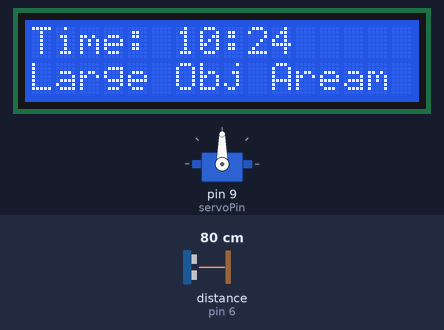
This sketch was run on a simulated Arduino Uno, built with avr-gcc and run on an emulated ATmega328P. Shown: 16×2 character LCD, servo. Wiring (inferred from the names in the program): ultrasonic range finder: trigger pin 7; echo pin 6. The inputs (shaded band) are chosen by the test bench; at power-on: distance to the obstacle (sensor on pin 6) 80 cm. The echo pulse lasts 58.3 µs per cm; the local clock reads 2024-03-15 10:24:30 at power-on unless the sketch sets it; what the sketch prints to the serial monitor is not drawn.

Above: at 3.3 s.
3.4 s: distance to the obstacle (sensor on pin 6) set to 13 cm
9.8 s: distance to the obstacle (sensor on pin 6) set to 9 cm
At 11.7 s:
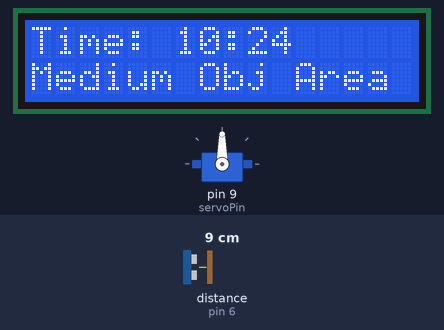
17.5 s: distance to the obstacle (sensor on pin 6) set to 7 cm
21.4 s: distance to the obstacle (sensor on pin 6) set to 4 cm
At 25.6 s:
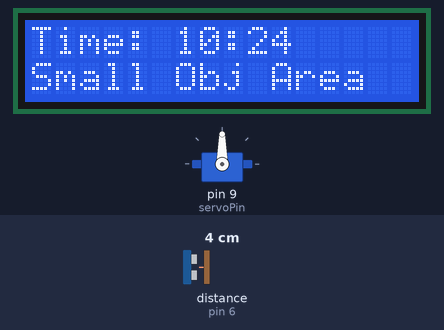
29.1 s: distance to the obstacle (sensor on pin 6) set to 120 cm
At 31.2 s:
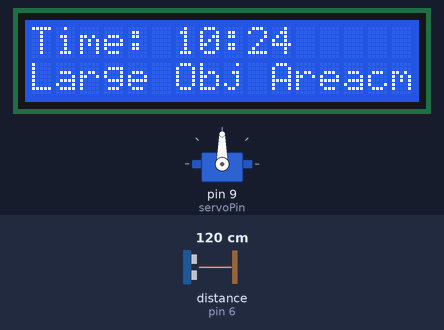
Timing chart, 0 to 36.3 s (numbered marks = the images above; inputs shaded):
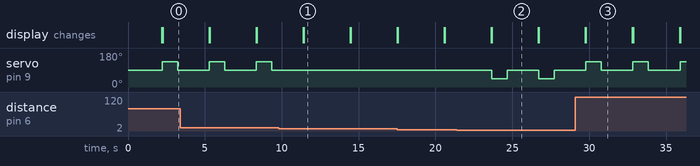

Measured:
- the behaviour switches between 12 and 11 cm on distance to the obstacle (sensor on pin 6) (found by bisection; images 0 and 1)
- the behaviour switches between 6 and 5 cm on distance to the obstacle (sensor on pin 6) (found by bisection; images 1 and 2)
- after the input at 9.8 s, servo on pin 9 (servoPin): stops changing and stays 90°; the display: first differs from a run without the input after 1.6 s (image 1)
- after the input at 21.4 s, servo on pin 9 (servoPin): alternates 90° for 2.0 s and 45° for 1.0 s, starting after 2.3 s; the display: first differs from a run without the input after 2.3 s (image 2)
- after the input at 29.1 s, the display: first differs from a run without the input after 0.69 s (image 3)
- by itself, servo on pin 9 (servoPin): alternates 135° for 1.0 s and 90° for 2.1 s
- what the display in image 1 shows lasts 3.1 s, from 11.4 s to 14.5 s

The sketch:

simulation_group4.ino
```cpp
#include <Wire.h>
#include <RTClib.h>  // Library for DS3231 RTC
#include <Servo.h>   // Library for controlling the servo motor
#include <LiquidCrystal_I2C.h> // Library for I2C-based 16x2 LCD display

// Ultrasonic Sensor Pins
const int trigPin = 7; // Trigger pin
const int echoPin = 6; // Echo pin

#define s3 3;  // S3 (GPIO 2)
#define s1 4;        // S1 (GPIO 4)

const int analog1 = s1;
const int analog2 = s3;

// Servo Motor Pin
Servo myServo;
const int servoPin = 9;

// RTC Object
RTC_DS3231 rtc;

// LCD Object (I2C Address 0x27, 16 columns, 2 rows)
LiquidCrystal_I2C lcd(0x20, 16, 2);

// Threshold distances for sorting (in cm)
const int smallObject = 5;  // Small object: less than 5 cm
const int mediumObject = 10; // Medium object: 5–10 cm
const int largeObject = 15;  // Large object: greater than 10 cm

void setup() {
    lcd.init();
    lcd.backlight();
    lcd.setCursor(0, 0);
    lcd.print("welcome");
    lcd.setCursor(0, 1);
    lcd.print("AUTOMATION SORTING");
  // Initialize Serial Monitor
  Serial.begin(9600);

int analogValue1 = analogRead(analog1);  // Read from S1 (GPIO 4)
int analogValue2 = analogRead(analog2);  // Read from S3 (GPIO 2)

  // Initialize Ultrasonic Sensor Pins
  pinMode(trigPin, OUTPUT);
  pinMode(echoPin, INPUT);

  // Initialize Servo Motor
  myServo.attach(servoPin);
  myServo.write(90); // Initial position of the servo

  // Initialize RTC
  // Wire.begin(S1, S3);
  if (!rtc.begin()) {
    Serial.println("Couldn't find RTC");
    lcd.print("Couldn't find RTC");
    while (1);
  }
  if (rtc.lostPower()) {
    rtc.adjust(DateTime(F(__DATE__), F(__TIME__))); // Set RTC to current date/time
  }

  // Initialize LCD
  lcd.init();
  lcd.backlight();
    lcd.setCursor(0, 0);
  lcd.print("WELCOME TO ");
  lcd.setCursor(0, 1);
  lcd.print("Sorting System");
  delay(2000);
  lcd.clear();
}

void loop() {
  DateTime now = rtc.now(); // Get the current time from RTC
  lcd.setCursor(0, 0);
  lcd.print("Time: ");
  lcd.print(now.hour());
  lcd.print(":");
  lcd.print(now.minute());
  lcd.print(" ");

  // Example: System operates between 8:00 AM and 6:00 PM
  if (now.hour() >= 8 && now.hour() < 18) {
    lcd.setCursor(0, 0);
    // lcd.print("WELCOME");
    lcd.setCursor(0, 1);
    lcd.print("System Active ");
    Serial.println("System Active");

    // Measure distance using Ultrasonic Sensor
    long distance = measureDistance();
    Serial.print("Distance: ");
    Serial.print(distance);
    Serial.println(" cm");

    // Display the distance on LCD
    lcd.setCursor(0, 1);
    lcd.print("Distance: ");
    lcd.print(distance);
    lcd.print(" cm  ");

    // Sort objects based on size
    if (distance < smallObject) {
      sortObject(0); // Bin 0 for small objects
    } else if (distance >= smallObject && distance <= mediumObject) {
      sortObject(1); // Bin 1 for medium objects
    } else if (distance > mediumObject) {
      sortObject(2); // Bin 2 for large objects
    }
  } else {
    lcd.setCursor(0, 0);
    lcd.print("System Inactive ");
    lcd.setCursor(0, 1);
    lcd.print("Outside Working Hours");
    Serial.println("System Inactive - Outside Working Hours");
  }
  delay(2000); // 2-second delay between readings
}

// Function to measure distance using the Ultrasonic Sensor
long measureDistance() {
  digitalWrite(trigPin, LOW);
  delayMicroseconds(2);
  digitalWrite(trigPin, HIGH);
  delayMicroseconds(10);
  digitalWrite(trigPin, LOW);

  long duration = pulseIn(echoPin, HIGH);
  long distance = duration * 0.034 / 2; // Convert duration to cm
  return distance;
}

// Function to control the Servo Motor for sorting
void sortObject(int bin) {
  switch (bin) {
    case 0:
      myServo.write(45); // Small object bin
      Serial.println("Small Object Detected - Moving to Bin 0");
      lcd.setCursor(0, 1);
      // lcd.print("Small Obj -> Bin 0");
      lcd.print("Small Obj Area");
      break;
    case 1:
      myServo.write(90); // Medium object bin
      Serial.println("Medium Object Detected - Moving to Bin 1");
      lcd.setCursor(0, 1);
      // lcd.print("Medium Obj -> Bin1");
      lcd.print("Medium Obj Area");
      break;
    case 2:
      myServo.write(135); // Large object bin
      Serial.println("Large Object Detected - Moving to Bin 2");
      lcd.setCursor(0, 1);
      // lcd.print("Large Obj -> Bin 2");
      lcd.print("Large Obj Area");
      break;
  }
  delay(1000); // Allow time for servo to move
  myServo.write(90); // Reset servo to default position
}
```
